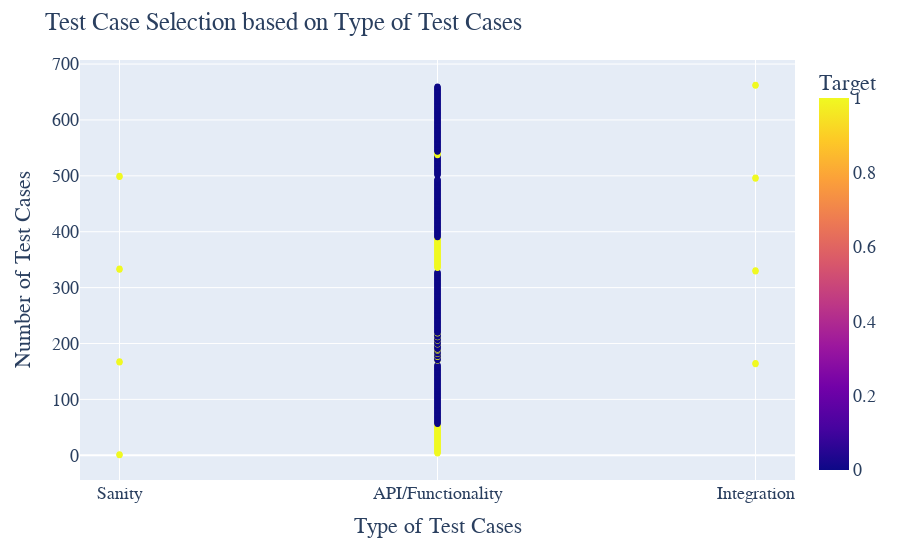

Notebook code for this chart:
### Code cell
#Visualizing selection of test cases based on type of test cases
fig = px.scatter(dataset,y=dataset.index,x='Type of Test Case',color='Target')
# Change the bar mode
fig.update_layout(
    title="Test Case Selection based on Type of Test Cases",
    xaxis_title="Type of Test Cases",
    yaxis_title="Number of Test Cases",   
    font=dict(
        family="Courier New, monospace",
        size=18,
    )
)
fig.update_layout()
fig.show()

### Figure 1 — Plotly figure (JSON) as saved in the notebook; plotly's stock layout.template omitted (floating-point values rounded to 4 significant figures; data arrays with more than 128 entries replaced by an {"elided": "..."} marker saying what was removed)
{"data": [{"hoverlabel": {"namelength": 0}, "hovertemplate": "Type of Test Case=%{x}<br>index=%{y}<br>Target=%{marker.color}", "legendgroup": "", "marker": {"color": {"elided": "664 int values"}, "coloraxis": "coloraxis", "symbol": "circle"}, "mode": "markers", "name": "", "showlegend": false, "type": "scatter", "x": {"elided": "664 str values"}, "xaxis": "x", "y": {"elided": "664 int values"}, "yaxis": "y"}], "layout": {"coloraxis": {"colorbar": {"title": {"text": "Target"}}, "colorscale": [[0, "#0d0887"], [0.1111, "#46039f"], [0.2222, "#7201a8"], [0.3333, "#9c179e"], [0.4444, "#bd3786"], [0.5556, "#d8576b"], [0.6667, "#ed7953"], [0.7778, "#fb9f3a"], [0.8889, "#fdca26"], [1, "#f0f921"]]}, "font": {"family": "Courier New, monospace", "size": 18}, "legend": {"tracegroupgap": 0}, "margin": {"t": 60}, "title": {"text": "Test Case Selection based on Type of Test Cases"}, "xaxis": {"anchor": "y", "domain": [0, 1], "title": {"text": "Type of Test Cases"}}, "yaxis": {"anchor": "x", "domain": [0, 1], "title": {"text": "Number of Test Cases"}}}}
